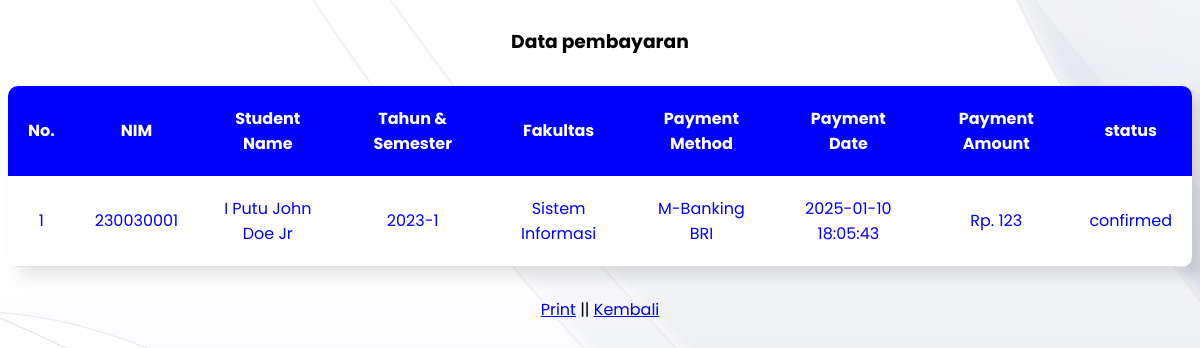
/admin/payments/detailPemb.php?id=25, run on the app's committed database.
### tables this page shows
CREATE TABLE `payments` (
  `id` int NOT NULL AUTO_INCREMENT,
  `ukt_id` int NOT NULL,
  `method_id` int NOT NULL,
  `paid_date` timestamp NULL DEFAULT CURRENT_TIMESTAMP,
  `amount_paid` decimal(15,2) NOT NULL,
  `status` enum('pending','confirmed','failed') DEFAULT 'pending',
  `created_at` timestamp NULL DEFAULT CURRENT_TIMESTAMP,
  `updated_at` timestamp NULL DEFAULT CURRENT_TIMESTAMP ON UPDATE CURRENT_TIMESTAMP,
  `user_id` int DEFAULT NULL,
  PRIMARY KEY (`id`),
  KEY `ukt_id` (`ukt_id`),
  KEY `method_id` (`method_id`),
  CONSTRAINT `payments_ibfk_1` FOREIGN KEY (`ukt_id`) REFERENCES `ukt` (`id`),
  CONSTRAINT `payments_ibfk_2` FOREIGN KEY (`method_id`) REFERENCES `payment_methods` (`id`)
);

CREATE TABLE `students` (
  `id` int NOT NULL AUTO_INCREMENT,
  `nim` varchar(20) NOT NULL,
  `name` varchar(100) NOT NULL,
  `phone` varchar(15) DEFAULT NULL,
  `program_id` int NOT NULL,
  `created_at` timestamp NULL DEFAULT CURRENT_TIMESTAMP,
  `updated_at` timestamp NULL DEFAULT CURRENT_TIMESTAMP ON UPDATE CURRENT_TIMESTAMP,
  `email` varchar(100) DEFAULT NULL,
  `password` varchar(100) DEFAULT NULL,
  PRIMARY KEY (`id`),
  UNIQUE KEY `nim` (`nim`),
  KEY `program_id` (`program_id`),
  CONSTRAINT `students_ibfk_1` FOREIGN KEY (`program_id`) REFERENCES `programs` (`id`)
);

CREATE TABLE `academic_years` (
  `id` int NOT NULL AUTO_INCREMENT,
  `year` varchar(10) NOT NULL,
  `semester` enum('1','2') NOT NULL,
  `status` enum('active','inactive') NOT NULL,
  `created_at` timestamp NULL DEFAULT CURRENT_TIMESTAMP,
  `updated_at` timestamp NULL DEFAULT CURRENT_TIMESTAMP ON UPDATE CURRENT_TIMESTAMP,
  PRIMARY KEY (`id`)
);

CREATE TABLE `programs` (
  `id` int NOT NULL AUTO_INCREMENT,
  `name` varchar(100) NOT NULL,
  `faculty` varchar(100) NOT NULL,
  `created_at` timestamp NULL DEFAULT CURRENT_TIMESTAMP,
  `updated_at` timestamp NULL DEFAULT CURRENT_TIMESTAMP ON UPDATE CURRENT_TIMESTAMP,
  PRIMARY KEY (`id`)
);

CREATE TABLE `payment_methods` (
  `id` int NOT NULL AUTO_INCREMENT,
  `name` varchar(50) NOT NULL,
  `created_at` timestamp NULL DEFAULT CURRENT_TIMESTAMP,
  `updated_at` timestamp NULL DEFAULT CURRENT_TIMESTAMP ON UPDATE CURRENT_TIMESTAMP,
  PRIMARY KEY (`id`)
);

### functions.php (called while the page is built, shortened)
<?php
 $conn = mysqli_connect("localhost","root","","spp_2");
 function query($query){
    global $conn;
    $result = mysqli_query($conn,$query);
    $rows = [];
    while ($row = mysqli_fetch_assoc($result)){
        $rows[] = $row;
    }
    return $rows;
 }
?>

### admin/payments/detailPemb.php (the view, shortened to what this page needs)
<?php
    require "../../functions.php";
    $id = $_GET['id'];
    $payments = query("SELECT
                    payments.id AS paymentId,
                    payments.paid_date AS paid_date,
                    payments.amount_paid as amount_paid,
                    payments.status as status,
                    ukt.id AS uktId,
                    payment_methods.name AS method_name,
                    students.*,  -- Menambahkan data dari tabel students
                    programs.faculty,
                    academic_years.year, academic_years.semester  -- Menambahkan data dari tabel academic_years
                FROM
                    payments
                INNER JOIN
                    ukt ON payments.ukt_id = ukt.id
                INNER JOIN
                    payment_methods ON payments.method_id = payment_methods.id
                INNER JOIN
                    students ON ukt.student_id = students.id  -- Menambahkan join ke tabel students
                INNER JOIN
                    academic_years ON ukt.academic_year_id = academic_years.id  -- Menambahkan join ke tabel academic_years
                INNER JOIN
                    programs ON students.program_id = programs.id
                WHERE payments.id = $id
                ");
?>
<!DOCTYPE html>
<html lang="en">
<head>
    <link rel="stylesheet" href="../../Assets/CSS/tablestyle.css">
</head>
<body>
    <center>
        <h3>Data pembayaran</h3>
        <div class="table-container">
            <table cellpadding="20">
                <thead>
                    <tr>
                        <th>No.</th>
                        <th>NIM</th>
                        <th>Student Name</th>
                        <th>Tahun & Semester</th>
                        <th>Fakultas</th>
                        <th>Payment Method</th>
                        <th>Payment Date</th>
                        <th>Payment Amount</th>
                        <th>status</th>
                    </tr>
                </thead>
                <?php $i = 1; ?>
                <?php foreach( $payments as $row): ?>
                <tr>
                    <td><?= $i; ?></td>
                    <td><?= $row["nim"]; ?></td>
                    <td><?= $row["name"]; ?></td>
                    <td><?= $row["year"] .'-'. $row["semester"] ?></td>
                    <td><?= $row["faculty"]; ?></td>
                    <td><?= $row["method_name"]; ?></td>
                    <td><?= $row["paid_date"]; ?></td>
                    <td>Rp. <?= number_format($row["amount_paid"]); ?></td>
                    <td><?= $row["status"]; ?></td>
                </tr>
                <?php $i++; ?>
                <?php endforeach; ?>
            </table>
        </div>
        <a href="#" onclick="window.print()">Print</a>
        <span> || </span>
        <a href="index.php">Kembali</a>
    </center>
</body>
</html>

### Assets/CSS/tablestyle.css (style rules this page uses)
* { box-sizing: border-box; font-family: "Poppins"; }
body { display: flex; align-items: center; justify-content: center; background-image: url("../IMG/White-Abstract-Computer-Wallpaper.jpg"); }
.table-container { margin-top: 30px; margin-bottom: 30px; background-color: white; border-radius: 10px; overflow: hidden; box-shadow: 10px 10px 15px rgba(0,0,0,0.1); }
table { border-collapse: collapse; }
tbody tr { border-bottom: 1px solid #ddd; }
thead { background: blue; color: white; }

### data on the page
payments: students.nim "230030001", students.name "I Putu John Doe Jr", academic_years.year "2023", academic_years.semester "1", programs.faculty "Sistem Informasi", method.name "M-Banking BRI", paid_date "2025-01-10 18:05:43", amount_paid "123", status "confirmed"
